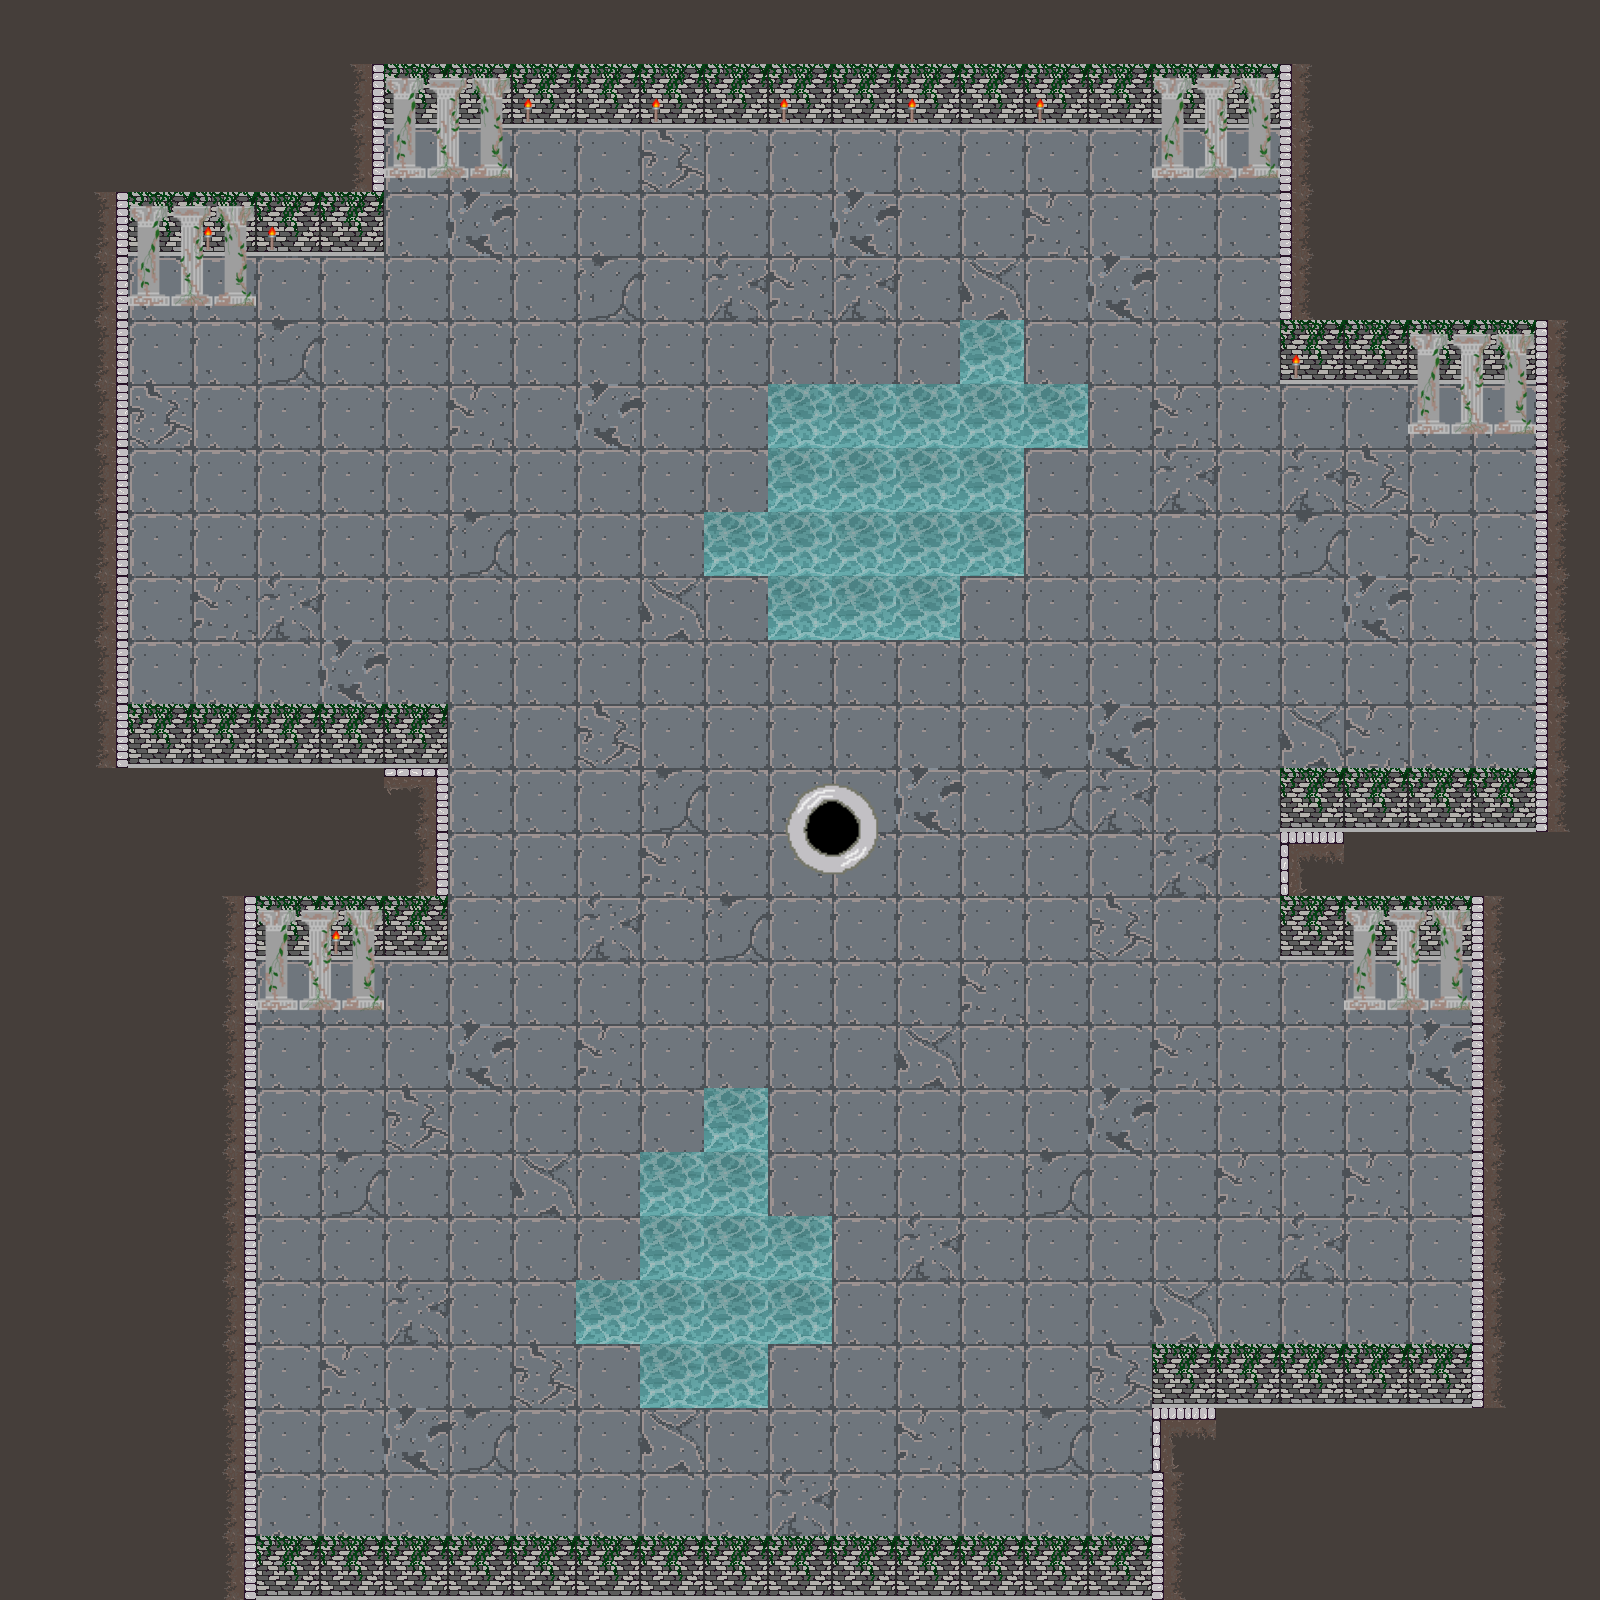

Below is a game level as drawn by its tile map, then a one-line description and the .tmx file that defines it, in full:
An orthogonal 25x25 tile map with 64x64 px tiles, 2 tile layers (Tile Layer 1, Plug Hole), 16 tilesets.

<map version="1.9" tiledversion="1.9.1" orientation="orthogonal" renderorder="right-down" width="25" height="25" tilewidth="64" tileheight="64" infinite="0" nextlayerid="3" nextobjectid="1">
 <tileset firstgid="1" source="floor1.tsx" />
 <tileset firstgid="2" source="water.tsx" />
 <tileset firstgid="3" source="wall_side.tsx" />
 <tileset firstgid="4" source="wall_edge.tsx" />
 <tileset firstgid="5" source="wall_corner.tsx" />
 <tileset firstgid="6" source="wall.tsx" />
 <tileset firstgid="7" source="floor2.tsx" />
 <tileset firstgid="8" source="floor3.tsx" />
 <tileset firstgid="9" source="floor4.tsx" />
 <tileset firstgid="10" source="floor5.tsx" />
 <tileset firstgid="11" source="floor6.tsx" />
 <tileset firstgid="12" source="floor7.tsx" />
 <tileset firstgid="13" source="drain_empty.tsx" />
 <tileset firstgid="17" source="dirt.tsx" />
 <tileset firstgid="18" source="torch.tsx" />
 <tileset firstgid="19" source="columns.tsx" />
 <layer id="1" name="Tile Layer 1" width="25" height="25">
  <data encoding="csv">
0,0,0,0,0,0,0,0,0,0,0,0,0,0,0,0,0,0,0,0,0,0,0,0,0,
0,0,0,0,0,3,6,6,6,6,6,6,6,6,6,6,6,6,6,6,3221225475,0,0,0,0,
0,0,0,0,0,3,1,1,1,1,11,1,1,1,1,1,1,1,1,1,3221225475,0,0,0,0,
0,3,6,6,6,6,1,9,1,1,1,1,1,9,1,1,8,1,1,1,3221225475,0,0,0,0,
0,3,1,1,1,1,1,1,1,7,1,12,8,12,1,10,1,9,1,1,3221225475,0,0,0,0,
0,3,1,1,7,1,1,1,1,1,1,1,1,1,1,2,1,1,1,1,6,6,6,6,3221225475,
0,3,11,1,1,1,1,8,1,9,1,1,2,2,2,2,2,1,8,1,1,1,1,1,3221225475,
0,3,1,1,1,1,1,1,1,1,1,1,2,2,2,2,1,1,12,1,12,11,1,1,3221225475,
0,3,1,1,1,1,1,7,1,1,1,2,2,2,2,2,1,1,1,1,7,1,8,1,3221225475,
0,3,1,8,12,1,1,1,1,1,10,1,2,2,2,1,1,1,1,1,1,9,1,1,3221225475,
0,3,1,1,1,9,1,1,1,1,1,1,1,1,1,1,1,1,1,1,1,1,1,1,3221225475,
0,3,6,6,6,6,6,1,1,11,1,1,1,1,1,1,1,9,1,1,10,8,1,1,3221225475,
0,0,0,0,0,0,5,1,1,1,7,1,1,1,9,1,7,12,1,1,6,6,6,6,3221225475,
0,0,0,0,0,0,3,1,1,1,8,1,1,1,1,1,1,1,12,1,1610612741,0,0,0,0,
0,0,0,3,6,6,6,1,1,12,1,7,1,1,1,1,1,11,1,1,6,6,6,3221225475,0,
0,0,0,3,1,1,1,1,1,1,1,1,1,1,1,8,1,1,1,1,1,1,1,3221225475,0,
0,0,0,3,1,1,1,9,1,8,1,1,1,1,10,1,1,1,8,1,1,1,9,3221225475,0,
0,0,0,3,1,1,11,1,1,1,1,2,1,1,1,1,1,9,1,1,1,1,1,3221225475,0,
0,0,0,3,1,7,1,1,10,1,2,2,1,1,1,1,7,1,1,8,1,8,1,3221225475,0,
0,0,0,3,1,1,1,1,1,1,2,2,2,1,12,1,1,1,1,1,12,1,1,3221225475,0,
0,0,0,3,1,1,12,1,1,2,2,2,2,1,1,1,1,1,10,1,1,1,1,3221225475,0,
0,0,0,3,1,8,1,1,11,1,2,2,1,1,1,1,1,11,6,6,6,6,6,3221225475,0,
0,0,0,3,1,1,9,7,1,1,10,1,1,1,8,1,7,1,1610612741,0,0,0,0,0,0,
0,0,0,3,1,1,1,1,1,1,1,1,12,1,1,1,1,1,3221225475,0,0,0,0,0,0,
0,0,0,3,6,6,6,6,6,6,6,6,6,6,6,6,6,6,3221225475,0,0,0,0,0,0
</data>
 </layer>
 <layer id="2" name="Plug Hole" width="25" height="25">
  <data encoding="csv">
17,17,17,17,17,17,17,17,17,17,17,17,17,17,17,17,17,17,17,17,17,17,17,17,17,
17,17,17,17,17,0,0,0,18,0,18,0,18,0,18,0,18,0,18,0,0,17,17,17,17,
17,17,17,17,17,0,19,0,0,0,0,0,0,0,0,0,0,0,19,0,0,17,17,17,17,
17,0,0,18,18,0,0,0,0,0,0,0,0,0,0,0,0,0,0,0,0,17,17,17,17,
17,0,19,0,0,0,0,0,0,0,0,0,0,0,0,0,0,0,0,0,0,17,17,17,17,
17,0,0,0,0,0,0,0,0,0,0,0,0,0,0,0,0,0,0,0,18,0,18,0,0,
17,0,0,0,0,0,0,0,0,0,0,0,0,0,0,0,0,0,0,0,0,0,19,0,0,
17,0,0,0,0,0,0,0,0,0,0,0,0,0,0,0,0,0,0,0,0,0,0,0,0,
17,0,0,0,0,0,0,0,0,0,0,0,0,0,0,0,0,0,0,0,0,0,0,0,0,
17,0,0,0,0,0,0,0,0,0,0,0,0,0,0,0,0,0,0,0,0,0,0,0,0,
17,0,0,0,0,0,0,0,0,0,0,0,0,0,0,0,0,0,0,0,0,0,0,0,0,
17,0,0,0,0,0,0,0,0,0,0,0,0,0,0,0,0,0,0,0,0,0,0,0,0,
17,17,17,17,17,17,0,0,0,0,0,0,13,14,0,0,0,0,0,0,0,0,0,0,0,
17,17,17,17,17,17,0,0,0,0,0,0,15,16,0,0,0,0,0,0,0,17,17,17,17,
17,17,17,0,0,18,0,0,0,0,0,0,0,0,0,0,0,0,0,0,0,18,0,0,17,
17,17,17,0,19,0,0,0,0,0,0,0,0,0,0,0,0,0,0,0,0,19,0,0,17,
17,17,17,0,0,0,0,0,0,0,0,0,0,0,0,0,0,0,0,0,0,0,0,0,17,
17,17,17,0,0,0,0,0,0,0,0,0,0,0,0,0,0,0,0,0,0,0,0,0,17,
17,17,17,0,0,0,0,0,0,0,0,0,0,0,0,0,0,0,0,0,0,0,0,0,17,
17,17,17,0,0,0,0,0,0,0,0,0,0,0,0,0,0,0,0,0,0,0,0,0,17,
17,17,17,0,0,0,0,0,0,0,0,0,0,0,0,0,0,0,0,0,0,0,0,0,17,
17,17,17,0,0,0,0,0,0,0,0,0,0,0,0,0,0,0,0,0,0,0,0,0,17,
17,17,17,0,0,0,0,0,0,0,0,0,0,0,0,0,0,0,0,17,17,17,17,17,17,
17,17,17,0,0,0,0,0,0,0,0,0,0,0,0,0,0,0,0,17,17,17,17,17,17,
17,17,17,0,0,0,0,0,0,0,0,0,0,0,0,0,0,0,0,17,17,17,17,17,17
</data>
 </layer>
</map>
